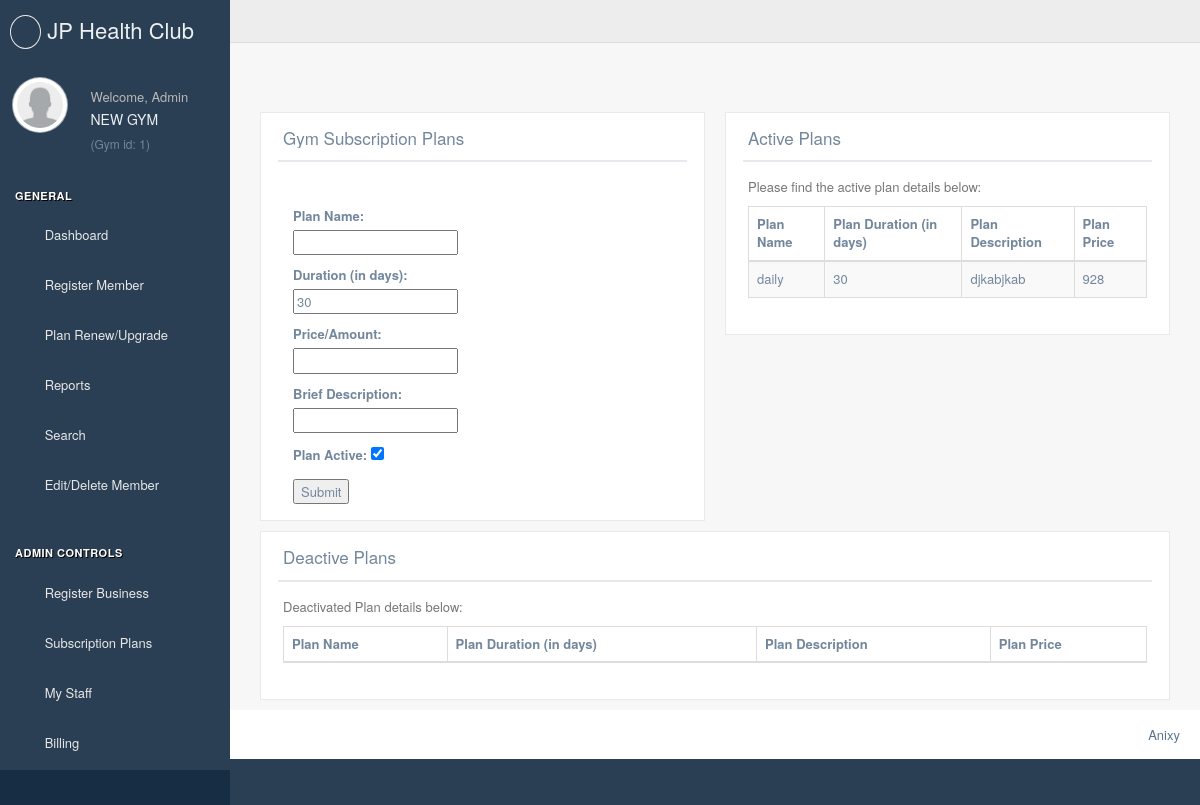
/client/plans/ (signed in), run on an earlier commit of the app's database.
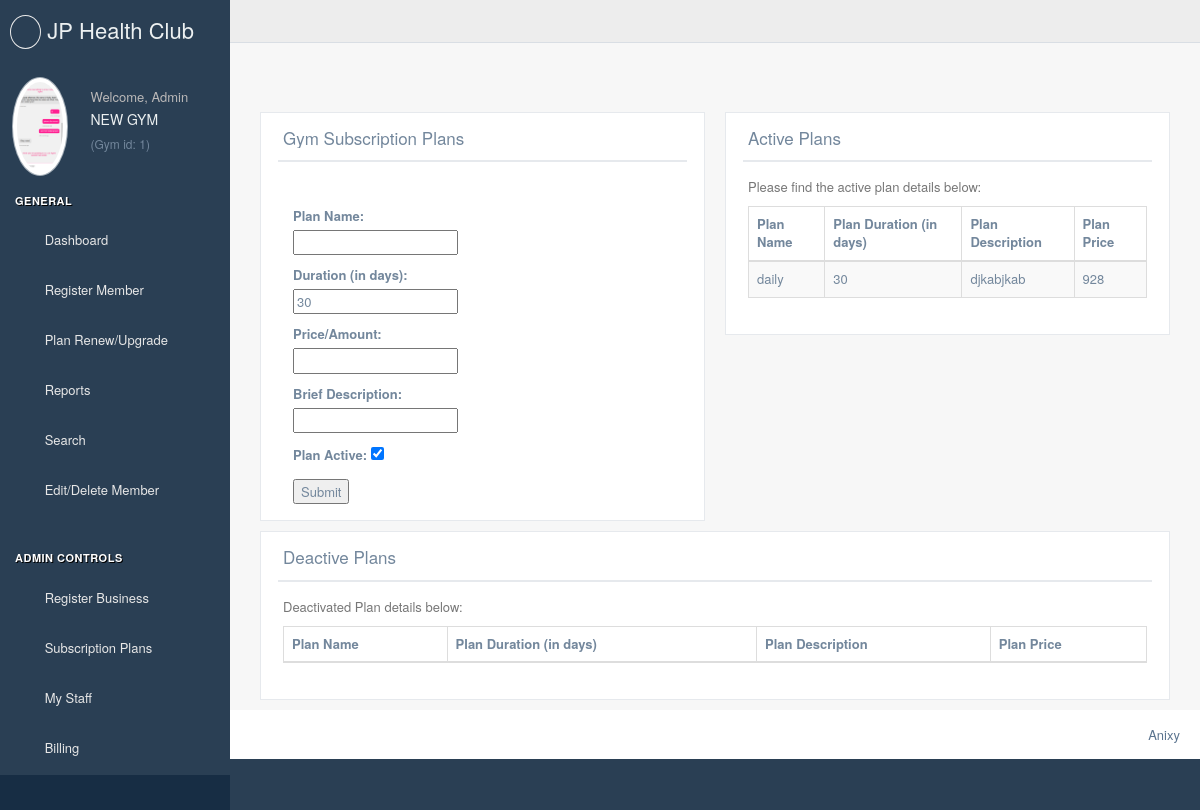
And on a later commit of the database.
### appRegistration/models.py (models this page shows, shortened)
class gymDetails(models.Model):
    COUNTRIES = (
        ('AD', 'Andorra'),
        ('AE', 'United Arab Emirates'),
        ('AF', 'Afghanistan'),
        ('AG', 'Antigua & Barbuda'),
        ('AI', 'Anguilla'),
        ('AL', 'Albania'),
        ('AM', 'Armenia'),
        ('AN', 'Netherlands Antilles'),
        ('AO', 'Angola'),
        ('AQ', 'Antarctica'),
        ('AR', 'Argentina'),
        ('AS', 'American Samoa'),
        ('AT', 'Austria'),
        ('AU', 'Australia'),
        ('AW', 'Aruba'),
        ('AZ', 'Azerbaijan'),
        ('BA', 'Bosnia and Herzegovina'),
        ('BB', 'Barbados'),
        ('BD', 'Bangladesh'),
        ('BE', 'Belgium'),
        ('BF', 'Burkina Faso'),
        ('BG', 'Bulgaria'),
        ('BH', 'Bahrain'),
        ('BI', 'Burundi'),
        ('BJ', 'Benin'),
        ('BM', 'Bermuda'),
        ('BN', 'Brunei Darussalam'),
        ('BO', 'Bolivia'),
        ('BR', 'Brazil'),
        ('BS', 'Bahama'),
        ('BT', 'Bhutan'),
        ('BV', 'Bouvet Island'),
        ('BW', 'Botswana'),
        ('BY', 'Belarus'),
        ('BZ', 'Belize'),
        ('CA', 'Canada'),
        ('CC', 'Cocos (Keeling) Islands'),
        ('CF', 'Central African Republic'),
        ('CG', 'Congo'),
        ('CH', 'Switzerland'),
        ('CI', 'Ivory Coast'),
        ('CK', 'Cook Iislands'),
        ('CL', 'Chile'),
        ('CM', 'Cameroon'),
        ('CN', 'China'),
        ('CO', 'Colombia'),
        ('CR', 'Costa Rica'),
        ('CU', 'Cuba'),
        ('CV', 'Cape Verde'),
        ('CX', 'Christmas Island'),
        ('CY', 'Cyprus'),
        ('CZ', 'Czech Republic'),
        ('DE', 'Germany'),
        ('DJ', 'Djibouti'),
        ('DK', 'Denmark'),
        ('DM', 'Dominica'),
        ('DO', 'Dominican Republic'),
        ('DZ', 'Algeria'),
        ('EC', 'Ecuador'),
        ('EE', 'Estonia'),
        ('EG', 'Egypt'),
        ('EH', 'Western Sahara'),
        ('ER', 'Eritrea'),
        ('ES', 'Spain'),
        ('ET', 'Ethiopia'),
        ('FI', 'Finland'),
        ('FJ', 'Fiji'),
        ('FK', 'Falkland Islands (Malvinas)'),
        ('FM', 'Micronesia'),
        ('FO', 'Faroe Islands'),
        ('FR', 'France'),
        ('FX', 'France, Metropolitan'),
        ('GA', 'Gabon'),
        ('GB', 'United Kingdom (Great Britain)'),
        ('GD', 'Grenada'),
        ('GE', 'Georgia'),
        ('GF', 'French Guiana'),
        ('GH', 'Ghana'),
        ('GI', 'Gibraltar'),
        ('GL', 'Greenland'),
        ('GM', 'Gambia'),
        ('GN', 'Guinea'),
        ('GP', 'Guadeloupe'),
        ('GQ', 'Equatorial Guinea'),
        ('GR', 'Greece'),
        ('GS', 'South Georgia and the South Sandwich Islands'),
        ('GT', 'Guatemala'),
        ('GU', 'Guam'),
        ('GW', 'Guinea-Bissau'),
        ('GY', 'Guyana'),
        ('HK', 'Hong Kong'),
        ('HM', 'Heard & McDonald Islands'),
        ('HN', 'Honduras'),
        ('HR', 'Croatia'),
        ('HT', 'Haiti'),
        ('HU', 'Hungary'),
        ('ID', 'Indonesia'),
        ('IE', 'Ireland'),
        ('IL', 'Israel'),
        ('IN', 'India'),
        ('IO', 'British Indian Ocean Territory'),
        ('IQ', 'Iraq'),
        ('IR', 'Islamic Republic of Iran'),
        ('IS', 'Iceland'),
        ('IT', 'Italy'),
        ('JM', 'Jamaica'),
        ('JO', 'Jordan'),
        ('JP', 'Japan'),
        ('KE', 'Kenya'),
        ('KG', 'Kyrgyzstan'),
        ('KH', 'Cambodia'),
        ('KI', 'Kiribati'),
        ('KM', 'Comoros'),
        ('KN', 'St. Kitts and Nevis'),
        ('KP', 'Korea, Democratic People\'s Republic of'),
        ('KR', 'Korea, Republic of'),
        ('KW', 'Kuwait'),
        ('KY', 'Cayman Islands'),
        ('KZ', 'Kazakhstan'),
        ('LA', 'Lao People\'s Democratic Republic'),
        ('LB', 'Lebanon'),
        ('LC', 'Saint Lucia'),
        ('LI', 'Liechtenstein'),
        ('LK', 'Sri Lanka'),
        ('LR', 'Liberia'),
        ('LS', 'Lesotho'),
        ('LT', 'Lithuania'),
        ('LU', 'Luxembourg'),
        ('LV', 'Latvia'),
        ('LY', 'Libyan Arab Jamahiriya'),
        ('MA', 'Morocco'),
        ('MC', 'Monaco'),
        ('MD', 'Moldova, Republic of'),
        ('MG', 'Madagascar'),
        ('MH', 'Marshall Islands'),
        ('ML', 'Mali'),
        ('MN', 'Mongolia'),
        ('MM', 'Myanmar'),
        ('MO', 'Macau'),
        ('MP', 'Northern Mariana Islands'),
        ('MQ', 'Martinique'),
        ('MR', 'Mauritania'),
        ('MS', 'Monserrat'),
        ('MT', 'Malta'),
        ('MU', 'Mauritius'),
        ('MV', 'Maldives'),
        ('MW', 'Malawi'),
        ('MX', 'Mexico'),
        ('MY', 'Malaysia'),
        ('MZ', 'Mozambique'),
        ('NA', 'Namibia'),
        ('NC', 'New Caledonia'),
        ('NE', 'Niger'),
        ('NF', 'Norfolk Island'),
        ('NG', 'Nigeria'),
        ('NI', 'Nicaragua'),
        ('NL', 'Netherlands'),
        ('NO', 'Norway'),
        ('NP', 'Nepal'),
        ('NR', 'Nauru'),
        ('NU', 'Niue'),
        ('NZ', 'New Zealand'),
        ('OM', 'Oman'),
        ('PA', 'Panama'),
        ('PE', 'Peru'),
        ('PF', 'French Polynesia'),
        ('PG', 'Papua New Guinea'),
        ('PH', 'Philippines'),
        ('PK', 'Pakistan'),
        ('PL', 'Poland'),
        ('PM', 'St. Pierre & Miquelon'),
        ('PN', 'Pitcairn'),
        ('PR', 'Puerto Rico'),
        ('PT', 'Portugal'),
        ('PW', 'Palau'),
        ('PY', 'Paraguay'),
        ('QA', 'Qatar'),
        ('RE', 'Reunion'),
        ('RO', 'Romania'),
        ('RU', 'Russian Federation'),
        ('RW', 'Rwanda'),
        ('SA', 'Saudi Arabia'),
        ('SB', 'Solomon Islands'),
        ('SC', 'Seychelles'),
        ('SD', 'Sudan'),
        ('SE', 'Sweden'),
        ('SG', 'Singapore'),
        ('SH', 'St. Helena'),
        ('SI', 'Slovenia'),
        ('SJ', 'Svalbard & Jan Mayen Islands'),
        ('SK', 'Slovakia'),
        ('SL', 'Sierra Leone'),
        ('SM', 'San Marino'),
        ('SN', 'Senegal'),
        ('SO', 'Somalia'),
        ('SR', 'Suriname'),
        ('ST', 'Sao Tome & Principe'),
        ('SV', 'El Salvador'),
        ('SY', 'Syrian Arab Republic'),
        ('SZ', 'Swaziland'),
        ('TC', 'Turks & Caicos Islands'),
        ('TD', 'Chad'),
        ('TF', 'French Southern Territories'),
        ('TG', 'Togo'),
        ('TH', 'Thailand'),
        ('TJ', 'Tajikistan'),
        ('TK', 'Tokelau'),
        ('TM', 'Turkmenistan'),
        ('TN', 'Tunisia'),
        ('TO', 'Tonga'),
        ('TP', 'East Timor'),
        ('TR', 'Turkey'),
        ('TT', 'Trinidad & Tobago'),
        ('TV', 'Tuvalu'),
        ('TW', 'Taiwan, Province of China'),
        ('TZ', 'Tanzania, United Republic of'),
        ('UA', 'Ukraine'),
        ('UG', 'Uganda'),
        ('UM', 'United States Minor Outlying Islands'),
        ('US', 'United States of America'),
        ('UY', 'Uruguay'),
        ('UZ', 'Uzbekistan'),
        ('VA', 'Vatican City State (Holy See)'),
        ('VC', 'St. Vincent & the Grenadines'),
        ('VE', 'Venezuela'),
        ('VG', 'British Virgin Islands'),
        ('VI', 'United States Virgin Islands'),
        ('VN', 'Viet Nam'),
        ('VU', 'Vanuatu'),
        ('WF', 'Wallis & Futuna Islands'),
        ('WS', 'Samoa'),
        ('YE', 'Yemen'),
        ('YT', 'Mayotte'),
        ('YU', 'Yugoslavia'),
        ('ZA', 'South Africa'),
        ('ZM', 'Zambia'),
        ('ZR', 'Zaire'),
        ('ZW', 'Zimbabwe'),
        ('ZZ', 'Others'),
    )
    gymName = models.CharField('Business Name', max_length=100,)
    gymCity = models.CharField('City', max_length=100,)
    gymAddress = models.TextField('Address')
    gymPincode = models.IntegerField('Pincode',)
    gymCountry = models.CharField('Country', max_length=100, choices=COUNTRIES)
    gymRegistrationDate = models.DateTimeField('Registration Date')
    gymNumber = models.IntegerField(primary_key=True, null=False)
    BusinessType = (('gym', 'Gym'), ('yoga', 'Yoga'),)
    gymContactNumber = models.IntegerField('Contact Number')
    gymEmail = models.EmailField('Email ID', max_length=100)
    gymType = models.CharField('Category', max_length=100, choices=BusinessType)
    gymImage = models.ImageField(upload_to='images/', default='images/img.jpg')
    gymUser = models.ForeignKey(User, unique=True, on_delete=models.CASCADE)

### appRegistration/views.py (the view, shortened to what this page needs)
# urls.py: url(r'^client/plans/$', views.clientPlans, name='clientPlans'),
@login_required
def clientPlans(request):
    User = get_user_model()
    userId = User.id
    gymRegistered = False
    allGymNumbers = gymDetails.objects.all().values('gymUser_id')
    for i in allGymNumbers:
        print('---------')
        print(i['gymUser_id'])
        print(request.user.id)
        if i['gymUser_id'] == request.user.id:
            gymRegistered = True
    if not gymRegistered:
        return HttpResponseRedirect("/client/register/")
    common = commonDisplay(request)
    form = gymPlansForm(request.POST or None)
    common = commonDisplay(request)
    activePlans = activaPlans(request)
    context = {'form': form}
    deactivePlans = deactivaPlans(request)
    finalContext = {**common, **context, **activePlans, **deactivePlans}  # append the dictionaries
    return render(request, 'clientPlans.html', context=finalContext)

### appRegistration/forms.py
class gymPlansForm(forms.ModelForm):
    class Meta:
        model = gymPlans
        fields = '__all__'
        exclude = ['planGymNumber']

### main/views.py (called while the page is built)
def commonDisplay(request):
    user = request.user.username
    userId = request.user.id
    print(userId)
    gymName = ''
    gymNumber = '#'
    gymImage = ['']
    gymType = ['']
    gymObj = gymDetails.objects.filter(gymUser_id=request.user.id).values()
    for i in gymObj:
        gymName = i['gymName']
        gymNumber = i['gymNumber']
        gymType = i['gymType']
        gymImage = i['gymImage']
        print(gymName, gymNumber)
    context = {'user': user, 'userId': userId, 'gymName': gymName, 'gymNumber': gymNumber, 'gymImage': gymImage}
    return context

### appRegistration/templates/clientPlans.html (shortened to what this page needs)
{% extends "base.html" %}
{% block content %}
    <div class="col-md-6 col-sm-6 col-xs-12">
        <div class="x_panel">
            <div class="x_title">
                <h2>Gym Subscription Plans</h2>
                <div class="clearfix"></div>
            </div>
            <div class="x_content">
                <br/>
                <form action="/client/plans/" method="post">{% csrf_token %}
                    <div class="form-group">
                        <div class="col-md-7">
                            {{ form.as_p }}
                            <input type="submit" value='Submit'>
                        </div>
                    </div>
                </form>
            </div>
        </div>
    </div>
    <div class="col-md-6 col-sm-6 col-xs-12">
        <div class="x_panel">
            <div class="x_title">
                <h2>Active Plans </h2>
                <div class="clearfix"></div>
            </div>
            <div class="x_content">
                <p class="text-muted font-13 m-b-30">
                    Please find the active plan details below:
                </p>
                <table id="datatable" class="table table-striped table-bordered">
                    <thead>
                    <tr>
                        <th>Plan Name</th>
                        <th>Plan Duration (in days)</th>
                        <th>Plan Description</th>
                        <th>Plan Price</th>
                    </tr>
                    </thead>
                    {% for plans in plans_as_dict %}
                        <tbody>
                        <tr>
                            <td>{{ plans.planNames }}</td>
                            <td>{{ plans.planDuration }}</td>
                            <td>{{ plans.planDescription }}</td>
                            <td>{{ plans.planPrice }}</td>
                        </tr>
                        </tbody>
                    {% endfor %}
                </table>
            </div>
        </div>
    </div>
    <div class="col-md-12 col-sm-12 col-xs-12">
        <div class="x_panel">
            <div class="x_title">
                <h2>Deactive Plans </h2>
                <ul class="nav navbar-right panel_toolbox">
                    <li><a class="collapse-link"><i class="fa fa-chevron-up"></i></a>
                    </li>
                    <li><a class="close-link"><i class="fa fa-close"></i></a>
                    </li>
                </ul>
                <div class="clearfix"></div>
            </div>
            <div class="x_content">
                <p class="text-muted font-13 m-b-30">
                    Deactivated Plan details below:
                </p>
                <table id="datatable" class="table table-striped table-bordered">
                    <thead>
                    <tr>
                        <th>Plan Name</th>
                        <th>Plan Duration (in days)</th>
                        <th>Plan Description</th>
                        <th>Plan Price</th>
                    </tr>
                    </thead>
                </table>
            </div>
        </div>
    </div>
{% endblock %}

### appRegistration/templates/base.html (shortened to what the changed rows need)
{% load staticfiles %}
<!DOCTYPE html>
<html lang="en">
<head>
    <link href="{% static '/vendors/bootstrap/dist/css/bootstrap.min.css' %}" rel="stylesheet">
    <link href="{% static '/vendors/font-awesome/css/font-awesome.min.css' %}" rel="stylesheet">
    <link href="{% static '/vendors/nprogress/nprogress.css' %}" rel="stylesheet">
    <link href="{% static '/vendors/iCheck/skins/flat/green.css' %}" rel="stylesheet">
    <link href="{% static '/vendors/bootstrap-progressbar/css/bootstrap-progressbar-3.3.4.min.css' %}" rel="stylesheet">
    <link href="{% static '/vendors/jqvmap/dist/jqvmap.min.css' %}" rel="stylesheet"/>
    <link href="{% static '/vendors/bootstrap-daterangepicker/daterangepicker.css' %}" rel="stylesheet">
    <link href="{% static '/build/css/custom.min.css' %}" rel="stylesheet">
</head>
<body class="nav-md">
<div class="container body">
    <div class="main_container">
        <div class="col-md-3 left_col">
            <div class="left_col scroll-view">
                <div class="profile_pic">
                    <img src="{{ MEDIA_URL }}{{ gymImage }}" alt="Logo" class="img-circle profile_img">
                </div>
                <div class="profile clearfix">
                    <div class="profile_info">
                        <span>Welcome, {{ user|title }}</span>
                        <h2>{{ gymName|upper }}</h2>
                        <h6>(Gym id: {{ gymNumber }})</h6>
                    </div>
                </div>
                <br/>
            </div>
        </div>
        <div class="right_col" role="main">
            <br/>
            <div class="row">
                <div class="col-md-12 col-sm-12 col-xs-12">
                    {% block content %}
                    {% endblock %}
                </div>
            </div>
        </div>
    </div>
</div>
</body>
</html>

What changed in the data, as far as the page shows it:
changed gymDetails "NEW GYM": gymImage: a different picture
